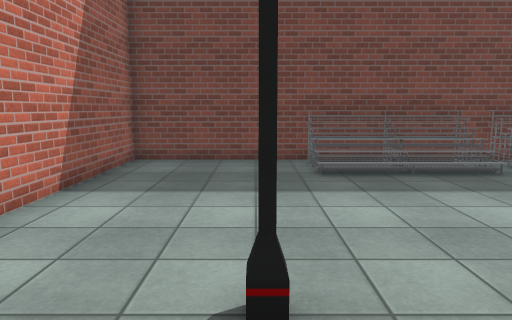
View 1 (above)

12 first-person views from a walk through a Unity game level. The camera is 1.5 m above the floor, tilts 8° down and sees 70° across. The floor is counted in squares, 1 m on a side. Each view is taken from the middle of a square. On the plan, view 1 faces up. The plan holds only what a view shows up to about 16 squares ahead; the rest is blank. The player is left out. Some surface patterns are stand-ins.

View 2
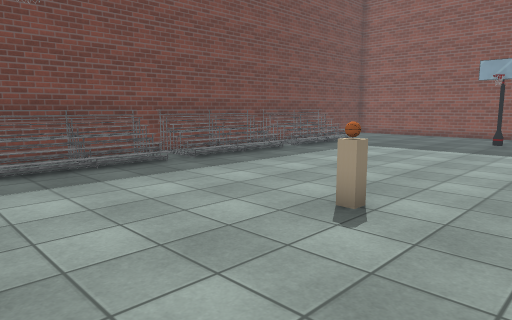

View 3
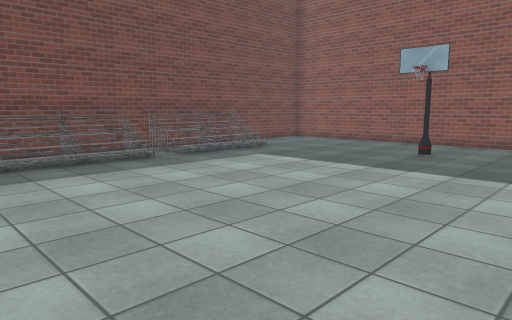

View 4
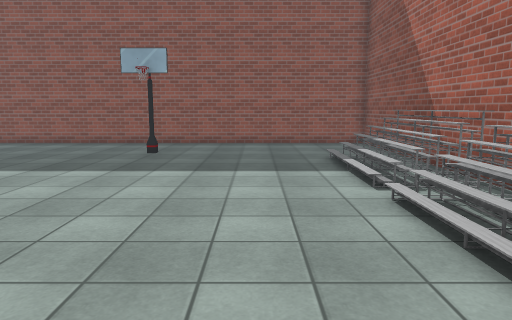

View 5
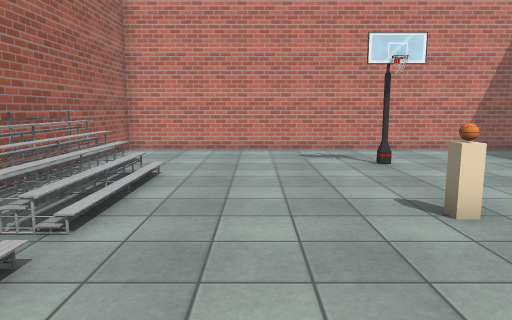

View 6
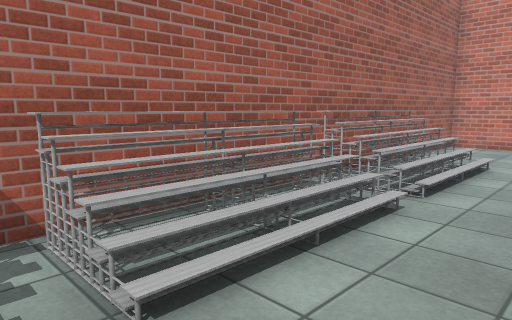

View 7
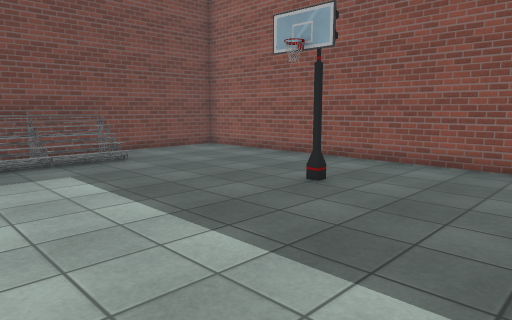

View 8
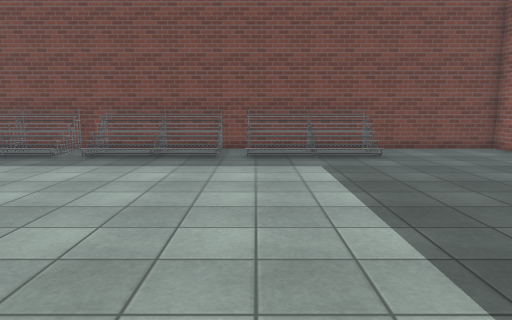

View 9
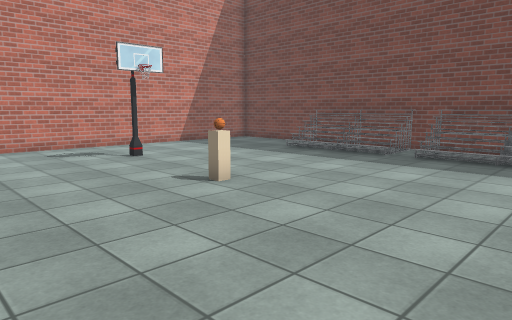

View 10
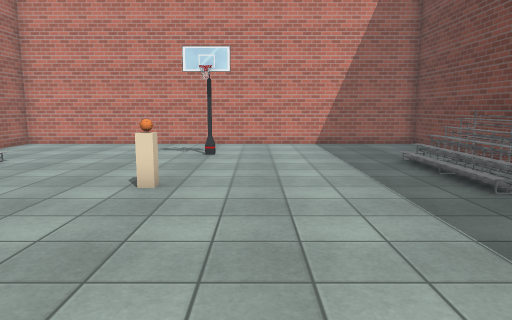

View 11
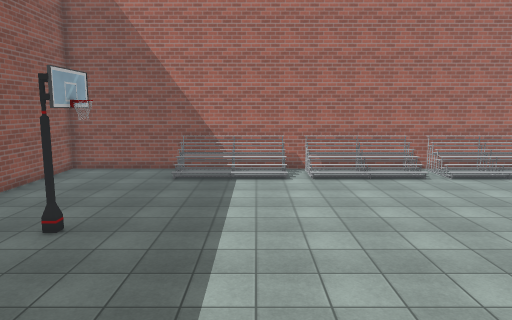

View 12
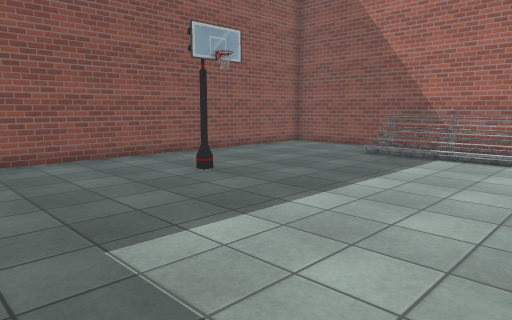

### Floor plan
Key: @ floor where view 1 was taken; # wall or solid block; . floor; / step, stairs or slope; = window, fence, low wall or low ledge; v drop or lower ground; O other object.
Columns run from 4 left of view 1 to 21 right of it. Each row starts with its distance up from view 1.
 11 ##########################
 10 #.....////v/////////#....#
  9 #.....////=/////////=....#
  8 #.....////.//////////....#
  7 #........................#
  6 #........................#
  5 #........................#
  4 #........................#
  3 #...O................O...#
  2 #...#....O...............#
  1 #........................#
  0 #...@....................#
 -1 #........................#
 -2 #........................#
 -3 #.....///////////////....#
 -4 #...../////////=/////....#
 -5 #.....//////////v////....#
 -6 ##########################

Where each view was taken, in squares from view 1:
view 1: 0 up, 0 right, facing up
view 2: 1 down, 0 right, facing up-right
view 3: 2 down, 5 right, facing up-right
view 4: 1 down, 5 right, facing right
view 5: 1 down, 10 right, facing left
view 6: 1 down, 12 right, facing down-left
view 7: 2 down, 11 right, facing up-right
view 8: 3 down, 12 right, facing up
view 9: 3 down, 11 right, facing up-left
view 10: 4 up, 12 right, facing left
view 11: 10 up, 13 right, facing down
view 12: 8 up, 10 right, facing down-right
